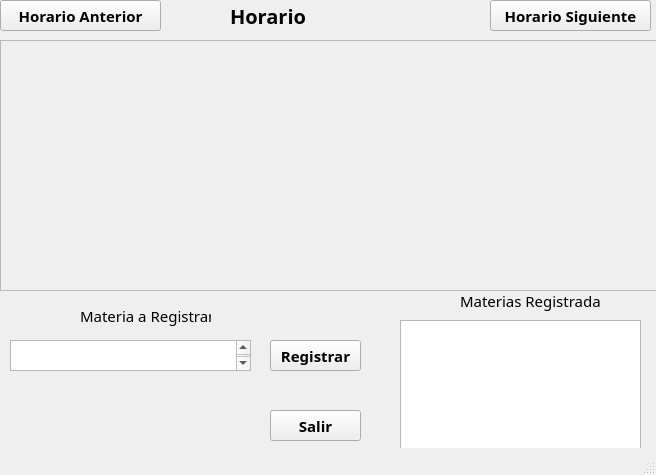
<?xml version="1.0" encoding="UTF-8"?>
<ui version="4.0">
 <class>AsistenteRegistros</class>
 <widget class="QMainWindow" name="AsistenteRegistros">
  <property name="enabled">
   <bool>true</bool>
  </property>
  <property name="geometry">
   <rect>
    <x>0</x>
    <y>0</y>
    <width>656</width>
    <height>475</height>
   </rect>
  </property>
  <property name="minimumSize">
   <size>
    <width>656</width>
    <height>475</height>
   </size>
  </property>
  <property name="maximumSize">
   <size>
    <width>656</width>
    <height>475</height>
   </size>
  </property>
  <property name="font">
   <font>
    <family>Segoe MDL2 Assets</family>
    <pointsize>11</pointsize>
   </font>
  </property>
  <property name="windowTitle">
   <string>Asistente de Registros - By David Yánez</string>
  </property>
  <widget class="QWidget" name="centralwidget">
   <widget class="QFrame" name="Frame">
    <property name="geometry">
     <rect>
      <x>0</x>
      <y>40</y>
      <width>661</width>
      <height>251</height>
     </rect>
    </property>
    <property name="frameShape">
     <enum>QFrame::StyledPanel</enum>
    </property>
    <property name="frameShadow">
     <enum>QFrame::Raised</enum>
    </property>
   </widget>
   <widget class="QListView" name="List_MReg">
    <property name="geometry">
     <rect>
      <x>400</x>
      <y>320</y>
      <width>241</width>
      <height>141</height>
     </rect>
    </property>
    <property name="cursor" stdset="0">
     <cursorShape>IBeamCursor</cursorShape>
    </property>
   </widget>
   <widget class="QPushButton" name="Bot_Reg">
    <property name="geometry">
     <rect>
      <x>270</x>
      <y>340</y>
      <width>91</width>
      <height>31</height>
     </rect>
    </property>
    <property name="font">
     <font>
      <weight>75</weight>
      <bold>true</bold>
     </font>
    </property>
    <property name="cursor">
     <cursorShape>PointingHandCursor</cursorShape>
    </property>
    <property name="text">
     <string>Registrar</string>
    </property>
   </widget>
   <widget class="QLabel" name="label">
    <property name="geometry">
     <rect>
      <x>460</x>
      <y>290</y>
      <width>141</width>
      <height>21</height>
     </rect>
    </property>
    <property name="text">
     <string>Materias Registradas</string>
    </property>
   </widget>
   <widget class="QPushButton" name="Bot_HAnt">
    <property name="geometry">
     <rect>
      <x>0</x>
      <y>0</y>
      <width>161</width>
      <height>31</height>
     </rect>
    </property>
    <property name="font">
     <font>
      <weight>75</weight>
      <bold>true</bold>
     </font>
    </property>
    <property name="cursor">
     <cursorShape>PointingHandCursor</cursorShape>
    </property>
    <property name="text">
     <string>Horario Anterior</string>
    </property>
   </widget>
   <widget class="QPushButton" name="Bot_HSig">
    <property name="geometry">
     <rect>
      <x>490</x>
      <y>0</y>
      <width>161</width>
      <height>31</height>
     </rect>
    </property>
    <property name="font">
     <font>
      <weight>75</weight>
      <bold>true</bold>
     </font>
    </property>
    <property name="cursor">
     <cursorShape>PointingHandCursor</cursorShape>
    </property>
    <property name="text">
     <string>Horario Siguiente</string>
    </property>
   </widget>
   <widget class="QLabel" name="Label_hors">
    <property name="geometry">
     <rect>
      <x>230</x>
      <y>0</y>
      <width>181</width>
      <height>31</height>
     </rect>
    </property>
    <property name="font">
     <font>
      <pointsize>15</pointsize>
      <weight>75</weight>
      <bold>true</bold>
     </font>
    </property>
    <property name="text">
     <string>Horario</string>
    </property>
   </widget>
   <widget class="QPushButton" name="Bot_Sal">
    <property name="geometry">
     <rect>
      <x>270</x>
      <y>410</y>
      <width>91</width>
      <height>31</height>
     </rect>
    </property>
    <property name="font">
     <font>
      <weight>75</weight>
      <bold>true</bold>
     </font>
    </property>
    <property name="cursor">
     <cursorShape>PointingHandCursor</cursorShape>
    </property>
    <property name="text">
     <string>Salir</string>
    </property>
   </widget>
   <widget class="QLabel" name="label_2">
    <property name="geometry">
     <rect>
      <x>80</x>
      <y>300</y>
      <width>131</width>
      <height>31</height>
     </rect>
    </property>
    <property name="text">
     <string>Materia a Registrar</string>
    </property>
   </widget>
   <widget class="QTextEdit" name="Text_Reg">
    <property name="geometry">
     <rect>
      <x>10</x>
      <y>340</y>
      <width>241</width>
      <height>31</height>
     </rect>
    </property>
   </widget>
  </widget>
  <widget class="QStatusBar" name="statusbar"/>
 </widget>
 <resources/>
 <connections/>
</ui>
